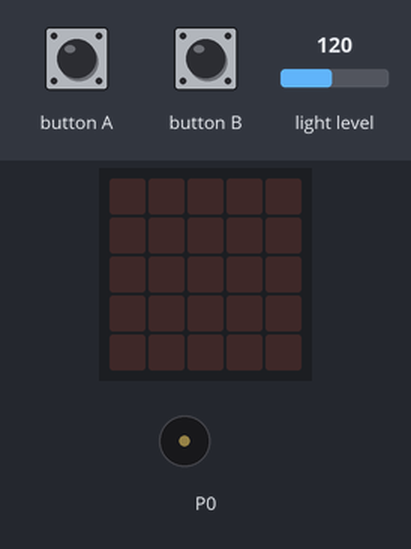
This program was run on a simulated BBC micro:bit (MakeCode). On the bench: the board's 5×5 LED display, buzzer (waves = sounding). The test bench sets the inputs (shaded band); at power-on: light level 120.

Above: at 1.2 s.
1.3 s: button A pressed for 0.15 s
At 1.65 s:
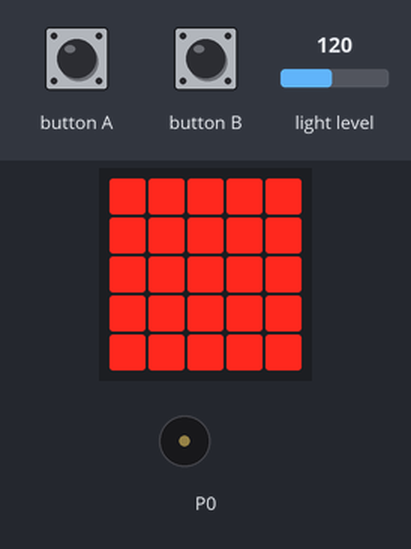
At 2.9 s:
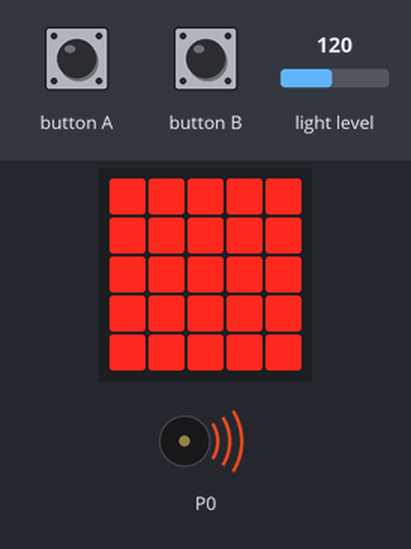
3.3 s: button B pressed for 0.15 s
At 4.1 s:
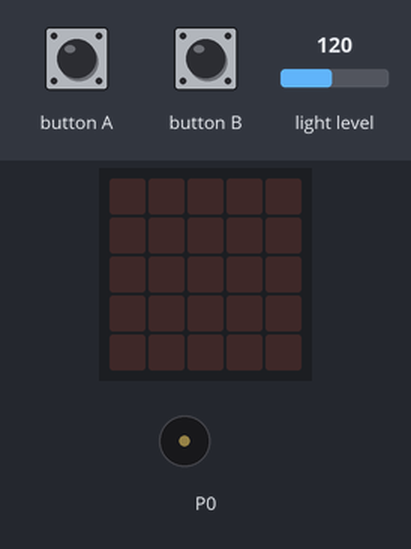
Timing chart, 0 to 6.3 s (numbered marks = the images above; inputs shaded):
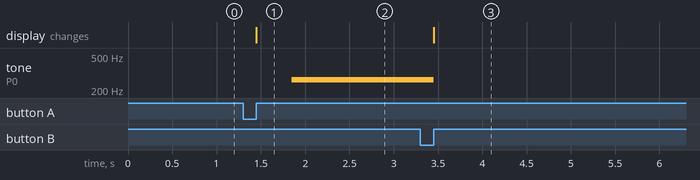

The program:

main.ts
```typescript
input.onButtonPressed(Button.A, function () {
    if (input.lightLevel() < 175) {
        basic.showLeds(`
            # # # # #
            # # # # #
            # # # # #
            # # # # #
            # # # # #
            `)
        music.ringTone(262)
    } else {
        basic.clearScreen()
        music.stopAllSounds()
    }
})
input.onButtonPressed(Button.B, function () {
    basic.clearScreen()
    music.stopAllSounds()
})
basic.forever(function () {

})
```

test.ts
```typescript
// aquí va el archivo "tests"; esto no se compilará cuando este paquete se utilice como una extensión.
```

Measured:
- after the input at 1.3 s, tone on P0: silent → 262 Hz after 0.55 s; the display: changes after 0.15 s (image 1)
- after the input at 3.3 s, tone on P0: 262 Hz → silent after 0.15 s; the display: changes after 0.15 s (image 3)
